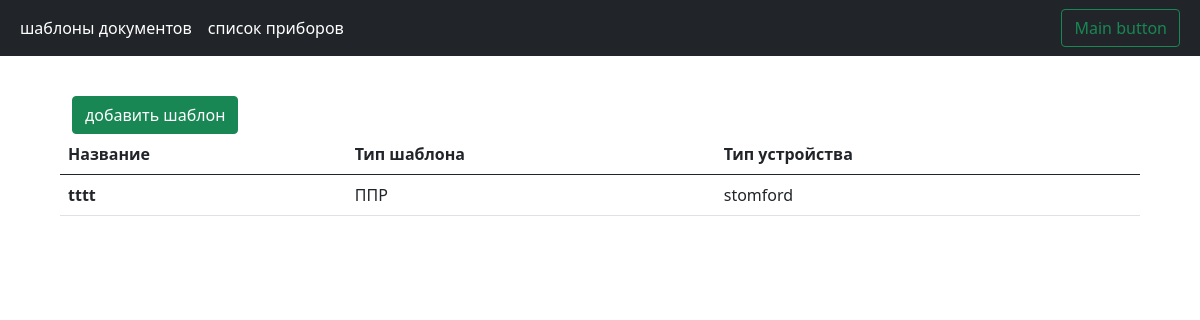
Page /admin/templates (signed in) on the committed database.
### Server/database.py (models this page shows)
class Templates(db.Model):
    __tablename__ = "templates"
    id = Column(Integer, primary_key=True, autoincrement=True)
    name = Column(String(32), nullable=False, default="template")
    id_plant = Column(ForeignKey("plants.id"), nullable=False, default=1)
    id_type = Column(ForeignKey("types.id"), nullable=False, default=1)
    path_template_docx_file = Column(String, nullable=False)
    path_map_data_json_file = Column(String, nullable=False)
    path_form_xlsx_file = Column(String, nullable=False)
    type = relationship("Type")
    plant = relationship("Plant")

class Type(db.Model):
    __tablename__ = "types"
    id = Column(Integer, primary_key=True, autoincrement=True)
    name = Column(String, nullable=False)

class Plant(db.Model):
    __tablename__ = "plants"
    id = Column(Integer, primary_key=True, autoincrement=True)
    name = Column(String, nullable=False)

### Server/Blueprints/admin/admin.py (the view)
@admin_router.route("/templates", methods=["POST", "GET"])
@login_required
def templates():
    template_service = TemplatesService()
    if request.method == "GET":
        templates_models = template_service.get_list_templates()
        if templates_models is None:
            templates_models = []
        return render_template("template_page.html", menu=menu, templates=templates_models)

### Server/Blueprints/admin/admin.py (called while the page is built)
@admin_router.before_request
def is_admin():
    if current_user.is_authenticated:
        user_roles = [i.name for i in current_user.user.roles]
        if "admin" not in user_roles and "super_admin" not in user_roles:
            return redirect("/")
    else:
        return redirect("/")

### Server/Models/UserSession.py (called while the page is built)
    @property
    def user(self):
        return self.__user

### Server/Repository/TemplatesRepository.py (called while the page is built)
    def get_templates(self) -> list[Templates] | None:
        return self.__session.query(Templates).all()

### Server/Repository/UserRepository.py (called while the page is built)
    def get_user(self, id_user: int) -> User | None:
        return self.__session.get(User, id_user)

### Server/Services/TemplatesServices.py (called while the page is built)
    def get_list_templates(self) -> list[GetTemplate]:
        templates = self.__template_repository.get_templates()
        if templates:
            return [GetTemplate.model_validate(i, from_attributes=True) for i in templates]

### app.py (called while the page is built)
@login_manager.user_loader
def load_user(id_user) -> UserSession:
    from Server.Repository.UserRepository import UserRepository
    repo = UserRepository(db.session)
    return UserSession(GetUser.model_validate(repo.get_user(int(id_user)), from_attributes=True))

### Server/Blueprints/admin/templates/template_page.html
{% extends 'base_admin.html' %}
{% block content %}
<div class="container table__container">
    <div class="row">
        <div class="d-grid gap-2 d-md-block">
            <a class="btn btn-success" href="{{url_for('.add_templates')}}">добавить шаблон</a>
        </div>
    </div>
    <div class="row">
        <table class="table">
            <thead>
                <tr>
                  <th scope="col">Название</th>
                  <th scope="col">Тип шаблона</th>
                  <th scope="col">Тип устройства</th>
                </tr>
            </thead>
            <tbody>
            {% for temp in templates %}
              <tr>
                <th>{{temp.name}}</th>
                <td>{{temp.type.name}}</td>
                <td>{{temp.plant.name}}</td>
              </tr>
            {% endfor %}
            </tbody>
        </table>
    </div>
</div>
{% endblock %}

### static/css/styles.css (style rules this page uses)
.table__container { padding-top: 40px; width: 90%; }

### rows in the picture
Templates: name "tttt", type.name "ППР", plant.name "stomford"

### other values in the picture
{{ p.title }} "шаблоны документов" "список приборов"
